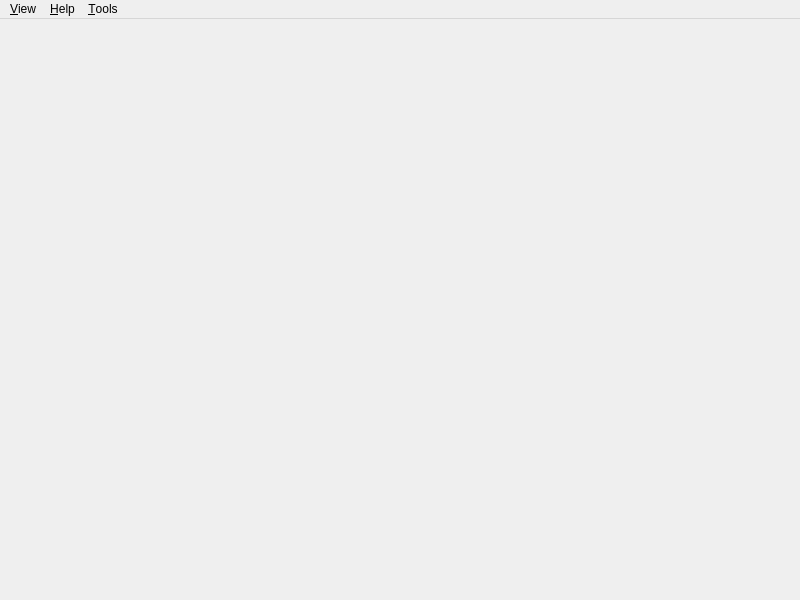
<?xml version="1.0" encoding="UTF-8"?>
<ui version="4.0">
 <class>MainWindow</class>
 <widget class="QMainWindow" name="MainWindow">
  <property name="geometry">
   <rect>
    <x>0</x>
    <y>0</y>
    <width>800</width>
    <height>600</height>
   </rect>
  </property>
  <property name="windowTitle">
   <string>ALT Packages</string>
  </property>
  <widget class="PackagesWidget" name="centralwidget"/>
  <widget class="QMenuBar" name="menuBar">
   <property name="geometry">
    <rect>
     <x>0</x>
     <y>0</y>
     <width>800</width>
     <height>24</height>
    </rect>
   </property>
   <widget class="QMenu" name="viewMenu">
    <property name="title">
     <string>&amp;View</string>
    </property>
    <widget class="QMenu" name="languageMenu">
     <property name="title">
      <string>&amp;Language</string>
     </property>
    </widget>
    <addaction name="languageMenu"/>
   </widget>
   <widget class="QMenu" name="helpMenu">
    <property name="title">
     <string>&amp;Help</string>
    </property>
    <addaction name="manualAction"/>
    <addaction name="aboutAction"/>
   </widget>
   <widget class="QMenu" name="toolsMenu">
    <property name="title">
     <string>&amp;Tools</string>
    </property>
    <widget class="QMenu" name="systemMenu">
     <property name="title">
      <string>&amp;System</string>
     </property>
     <addaction name="disableRemoveManuallyAction"/>
    </widget>
    <addaction name="systemMenu"/>
   </widget>
   <addaction name="viewMenu"/>
   <addaction name="helpMenu"/>
   <addaction name="toolsMenu"/>
  </widget>
  <action name="manualAction">
   <property name="text">
    <string>&amp;Manual</string>
   </property>
  </action>
  <action name="aboutAction">
   <property name="text">
    <string>&amp;About</string>
   </property>
  </action>
  <action name="disableRemoveManuallyAction">
   <property name="checkable">
    <bool>true</bool>
   </property>
   <property name="checked">
    <bool>true</bool>
   </property>
   <property name="text">
    <string>Disable the removal of packages installed manually</string>
   </property>
  </action>
 </widget>
 <customwidgets>
  <customwidget>
   <class>PackagesWidget</class>
   <extends>QWidget</extends>
   <header location="global">ui/mainwindow/packageswidget.h</header>
   <container>1</container>
  </customwidget>
 </customwidgets>
 <resources/>
 <connections/>
</ui>
